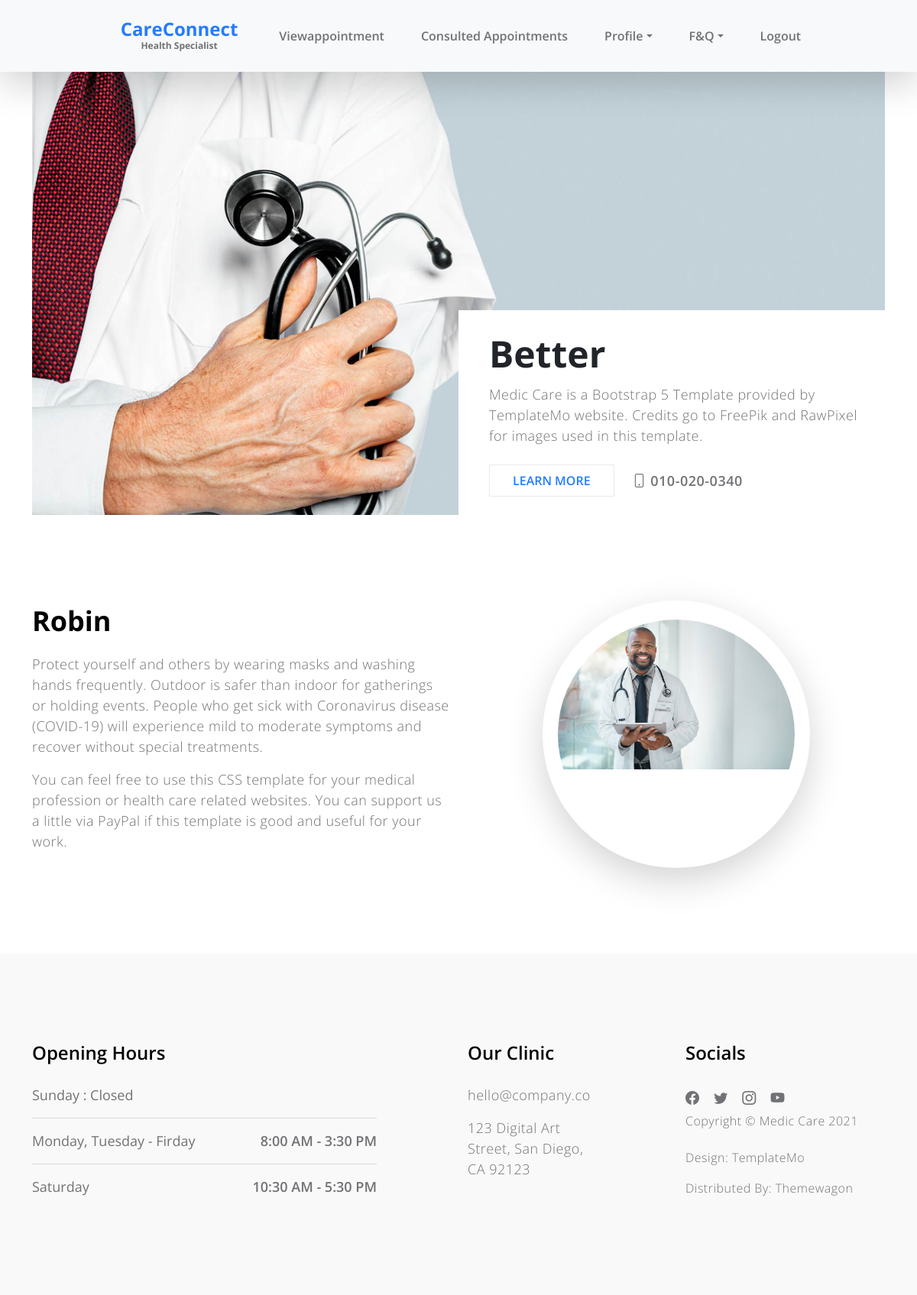
The page /wDoctor/Doctorhome/ (signed in) on the database its author committed.
### Hospital/models.py (models this page shows)
class tbl_doctor(models.Model):
    doctor_name=models.CharField(max_length=50)
    doctor_address=models.CharField(max_length=50)
    doctor_Contact=models.CharField(max_length=50)
    doctor_gender=models.CharField(max_length=50)
    doctor_email=models.CharField(max_length=50)
    Department=models.ForeignKey(tbl_department,on_delete=models.CASCADE)
    doctor_photo=models.FileField(upload_to='HosDoc/')
    doctor_proof=models.FileField(upload_to='HosDoc/')
    doctor_password=models.CharField(max_length=50)
    hospital=models.ForeignKey(tbl_newhospital,on_delete=models.CASCADE,null=True)

### Doctor/views.py (the view)
# urls.py: path('Doctorhome/',views.DoctorHome,name='Doctorhome'),
def DoctorHome(request):
    if 'docid' in request.session:
        doctor_name=request.session["dname"]
        docdata=tbl_doctor.objects.get(id=request.session["docid"])
        feed=tbl_feedback.objects.all()
        return render(request,"Doctor/Doctorhome.html",{'doctor':doctor_name,'doc':docdata,'feed':feed})
    else:
        return redirect("webguest:Login")

### Doctor/Templates/Doctor/Doctorhome.html (shortened to what this page needs)
{% load static %}
<!doctype html>
<html lang="en">
    <head>
        <link href="{% static 'Doctor/css/bootstrap.min.css' %}" rel="stylesheet">
        <link href="{% static 'Doctor/css/bootstrap-icons.css' %}" rel="stylesheet">
        <link href="{% static 'Doctor/css/owl.carousel.min.css' %}" rel="stylesheet">
        <link href="{% static 'Doctor/css/owl.theme.default.min.css' %}" rel="stylesheet">
        <link href="{% static 'Doctor/css/templatemo-medic-care.css' %}" rel="stylesheet">
    </head>
    <body id="top">
        <main>
            <nav class="navbar navbar-expand-lg bg-light fixed-top shadow-lg">
                <div class="container">
                    <div class="collapse navbar-collapse" id="navbarNav">
                        <ul class="navbar-nav mx-auto">
                            <a class="navbar-brand d-none d-lg-block" href="#">
                                CareConnect
                                <strong class="d-block">Health Specialist</strong>
                            </a>
                            <li class="nav-item active">
                                <a class="nav-link" href="{% url 'webDoctor:Viewappointment' %}">Viewappointment</a>
                            </li>
                            <li class="nav-item">
                                <a class="nav-link" href="{% url 'webDoctor:Consulted' %}">Consulted Appointments</a>
                            </li>
                            <div class="nav-item dropdown">
                                <a href="#" class="nav-link dropdown-toggle" data-bs-toggle="dropdown">Profile</a>
                            </div>
                            <div class="nav-item dropdown">
                                <a href="#" class="nav-link dropdown-toggle" data-bs-toggle="dropdown">F&Q</a>
                            </div>
                            <li class="nav-item">
                                <a class="nav-link" href="{% url 'webguest:Login' %}">Logout</a>
                            </li>
                        </ul>
                    </div>
                </div>
            </nav>
            <section class="hero" id="hero">
                <div class="container">
                    <div class="row">
                        <div class="col-12">
                            <div id="myCarousel" class="carousel slide carousel-fade" data-bs-ride="carousel">
                                <div class="carousel-inner">
                                    <div class="carousel-item active">
                                        <img src="{% static 'Doctor/images/slider/doctor-s-hand-holding-stethoscope-closeup.jpg' %}" class="img-fluid" alt="">
                                    </div>
                                </div>
                            </div>
                            <div class="heroText d-flex flex-column justify-content-center">
                                <h1 class="mt-auto mb-2">
                                    Better
                                </h1>
                                <p class="mb-4">Medic Care is a Bootstrap 5 Template provided by TemplateMo website. Credits go to FreePik and RawPixel for images used in this template.</p>
                                <div class="heroLinks d-flex flex-wrap align-items-center">
                                    <a class="custom-link me-4" href="#about" data-hover="Learn More">Learn More</a>
                                    <p class="contact-phone mb-0"><i class="bi-phone"></i> 010-020-0340</p>
                                </div>
                            </div>
                        </div>
                    </div>
                </div>
            </section>
            <section class="section-padding" id="about">
                <div class="container">
                    <div class="row">
                        <div class="col-lg-6 col-md-6 col-12">
                            <h2 class="mb-lg-3 mb-3">{{ doctor }}</h2>
                            <p>Protect yourself and others by wearing masks and washing hands frequently. Outdoor is safer than indoor for gatherings or holding events. People who get sick with Coronavirus disease (COVID-19) will experience mild to moderate symptoms and recover without special treatments.</p>
                            <p>You can feel free to use this CSS template for your medical profession or health care related websites. You can <a rel="nofollow" href="http://paypal.me/templatemo" target="_blank">support us a little</a> via PayPal if this template is good and useful for your work.</p>
                        </div>
                        <div class="col-lg-4 col-md-5 col-12 mx-auto">
                            <div class="featured-circle bg-white shadow-lg d-flex justify-content-center align-items-center">
                                <div class="rounded-circle overflow-hidden">
                                    <img src="{{doc.doctor_photo.url}}" class="img-fluid" style="width: 450px;" alt="Doctor Photo">
                                </div>
                            </div>
                        </div>
                    </div>
                </div>
            </section>
        </main>
        <footer class="site-footer section-padding" id="contact">
            <div class="container">
                <div class="row">
                    <div class="col-lg-5 me-auto col-12">
                        <h5 class="mb-lg-4 mb-3">Opening Hours</h5>
                        <ul class="list-group list-group-flush">
                            <li class="list-group-item d-flex">
                                Sunday : Closed
                            </li>
                            <li class="list-group-item d-flex">
                                Monday, Tuesday - Firday
                                <span>8:00 AM - 3:30 PM</span>
                            </li>
                            <li class="list-group-item d-flex">
                                Saturday
                                <span>10:30 AM - 5:30 PM</span>
                            </li>
                        </ul>
                    </div>
                    <div class="col-lg-2 col-md-6 col-12 my-4 my-lg-0">
                        <h5 class="mb-lg-4 mb-3">Our Clinic</h5>
                        <p><a href="mailto:hello@company.co">hello@company.co</a><p>
                        <p>123 Digital Art Street, San Diego, CA 92123</p>
                    </div>
                    <div class="col-lg-3 col-md-6 col-12 ms-auto">
                        <h5 class="mb-lg-4 mb-2">Socials</h5>
                        <ul class="social-icon">
                            <li><a href="#" class="social-icon-link bi-facebook"></a></li>
                            <li><a href="#" class="social-icon-link bi-twitter"></a></li>
                            <li><a href="#" class="social-icon-link bi-instagram"></a></li>
                            <li><a href="#" class="social-icon-link bi-youtube"></a></li>
                        </ul>
                        <div>
                            <p class="copyright-text">Copyright © Medic Care 2021
                            <br><br>Design: <a href="https://templatemo.com" target="_parent">TemplateMo</a></p>
                            <p class="copyright-text">Distributed By: <a href="https://themewagon.com" target="_parent">Themewagon</a></p>
                        </div>
                    </div>
                </div>
        </footer>
    </body>
</html>

### Guest/static/Doctor/css/templatemo-medic-care.css (style rules this page uses)
:root { --white-color: #FFFFFF; --primary-color: #247cff; --section-bg-color: #F9F9F9; --dark-color: #000000; --title-color: #565758; --p-color: #717275; --border-color: #eaeaea; --body-font-family: 'Open Sans', sans-serif; --h1-font-size: 48px; --h2-font-size: 36px; --h3-font-size: 32px; --h4-font-size: 28px; --h5-font-size: 24px; --h6-font-size: 22px; --p-font-size: 18px; --menu-font-size: 16px; --font-weight-light: 300; --font-weight-normal: 400; --font-weight-semibold: 600; --font-weight-bold: 700; }
body { background: var(--white-color); font-family: var(--body-font-family); position: relative; padding-top: 94px; }
h2, h3, h4, h5, h6 { color: var(--dark-color); line-height: inherit; }
h1, h2, h3, h4, h5, h6 { font-weight: var(--font-weight-semibold); }
h1, h2 { font-weight: var(--font-weight-bold); }
h1 { font-size: var(--h1-font-size); line-height: normal; }
h2 { font-size: var(--h2-font-size); }
h5 { font-size: var(--h5-font-size); }
p { color: var(--p-color); font-size: var(--p-font-size); font-weight: var(--font-weight-light); letter-spacing: 0.5px; }
a, button { touch-action: manipulation; transition: all 0.3s; }
a { color: var(--p-color); text-decoration: none; }
.section-padding { padding-top: 7rem; padding-bottom: 7rem; }
.custom-link { display: inline-block; text-decoration: none; border: 1px solid var(--border-color); color: var(--primary-color); pointer-events: auto; font-weight: var(--font-weight-semibold); line-height: 40px; position: relative; padding: 0 30px; box-sizing: border-box; margin: 0; -webkit-user-select: none; -moz-user-select: none; -ms-user-select: none; user-select: none; overflow: hidden; border-radius: 0; text-transform: uppercase; }
.custom-link::before { content: attr(data-hover); background-color: var(--border-color); color: var(--primary-color); position: absolute; top: 100%; bottom: 0; left: 0; transition: all 300ms cubic-bezier(0.19, 1, 0.56, 1); right: 0; text-align: center; }
b, strong { font-weight: var(--font-weight-bold); }
.list-group-item { background-color: transparent; color: var(--p-color); font-size: var(--p-font-size); padding: 1rem 0; }
.list-group-item:first-child { padding-top: 0; }
.list-group-item span { font-weight: var(--font-weight-semibold); margin-left: auto; }
.hero { padding-top: 0rem; }
.hero .container { position: relative; overflow: hidden; height: 580px; }
.heroText { background: var(--white-color); position: absolute; z-index: 2; bottom: 0; right: 0; padding: 1.5rem 2.5rem; width: 50%; }
.contact-phone { font-weight: var(--font-weight-semibold); }
.featured-circle { border-radius: 100%; width: 350px; height: 350px; margin: 0 auto; padding: 0 20px; }
.navbar { padding-top: 20px; padding-bottom: 20px; }
.navbar-brand { color: var(--primary-color); font-size: var(--h5-font-size); font-weight: var(--font-weight-bold); margin: 0 30px; padding: 0; text-align: center; }
.navbar-brand strong { color: var(--p-color); font-size: 12px; position: relative; bottom: 5px; }
.navbar-expand-lg .navbar-nav .nav-link { padding-right: 1.5rem; padding-left: 1.5rem; }
.navbar-nav .nav-link { color: var(--p-color); font-weight: var(--font-weight-semibold); font-size: var(--menu-font-size); padding-top: 15px; padding-bottom: 15px; }
.site-footer { background: var(--section-bg-color); }
.copyright-text { font-size: var(--menu-font-size); }
.social-icon { margin: 0; padding: 0; }
.social-icon li { list-style: none; display: inline-block; vertical-align: top; transition: all 0.3s; }
.social-icon-link { font-size: var(--p-font-size); display: inline-block; vertical-align: top; margin-top: 4px; margin-bottom: 4px; margin-right: 15px; }

### Doctor/Templates/Doctor/Doctorhome.html (style rules this page uses)
.rounded-circle { border-radius: 50%; overflow: hidden; width: 100%; height: 300px; }

### rows shown on the page
tbl_doctor: doctor_name "Robin", doctor_photo (picture)
